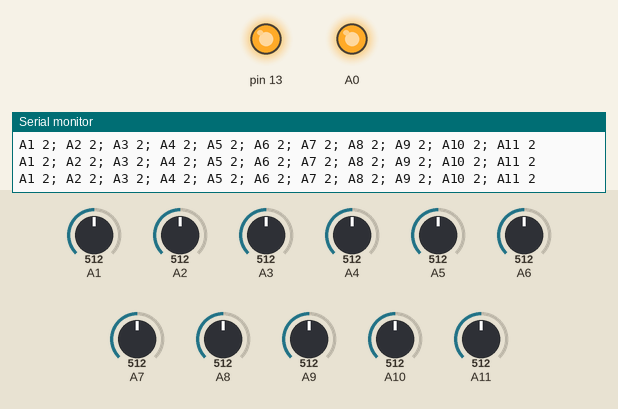
Simulated run of this sketch. Board: Arduino Mega 2560, built with avr-gcc and run on an emulated ATmega2560. Shown: output pins drawn as LEDs (lit = HIGH), the last lines printed to the serial monitor. Inputs (shaded band) come from the test bench; at power-on: A3 = 512, A2 = 512, A4 = 512, A1 = 512, A5 = 512, A6 = 512, A7 = 512, A8 = 512, A9 = 512, A10 = 512, A11 = 512.

Above: at 1.2 s.
1.3 s: A3 set to 468
4.3 s: A3 set to 439
At 5.6 s:
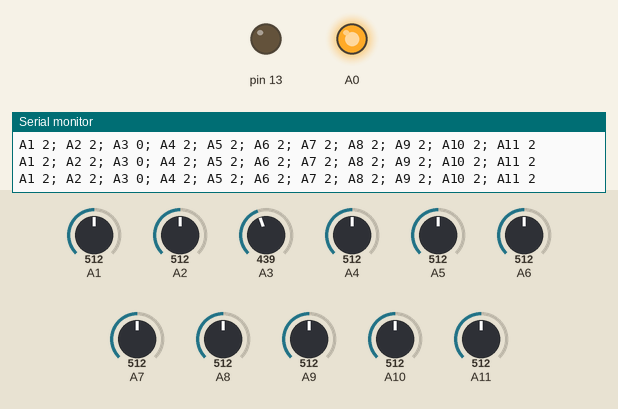
5.9 s: A2 set to 417
8.9 s: A2 set to 384
11.9 s: A4 set to 413
13.4 s: A4 set to 383
Timing chart, 0 to 16.4 s (numbered marks = the images above; inputs shaded):
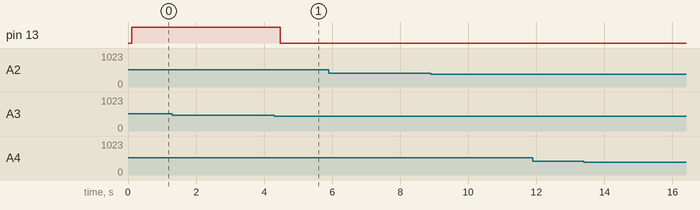

Measured:
- the behaviour switches between 450 and 449 on A3 (found by bisection; images 0 and 1)
- after the input at 4.3 s, pin 13: HIGH → LOW after 0.18 s

The sketch:

Touch_Screen.ino
```cpp
#define lc 5
int avg[12];

void setup()
{
   pinMode(A0,OUTPUT);
   pinMode(A1,INPUT);
   pinMode(A2,INPUT);
   pinMode(A3,INPUT);
   pinMode(A3,INPUT);
   pinMode(A4,INPUT);
   pinMode(A5,INPUT);
   pinMode(A6,INPUT);
   pinMode(A7,INPUT);
   pinMode(A8,INPUT);
   pinMode(A9,INPUT);
   pinMode(A10,INPUT);
   pinMode(A11,INPUT);
   pinMode(13,OUTPUT);
   Serial.begin(9600);

   digitalWrite(13,LOW);
   digitalWrite(A0,HIGH);

}

void loop()
{
   for(int i=0;i<12;i++)
   {
     avg[i]=0;
   }
   for(int i=0;i<lc;i++)
   {
      avg[1]+=analogRead(A1);
      avg[2]+=analogRead(A2);
      avg[3]+=analogRead(A3);
      avg[4]+=analogRead(A4);
      avg[5]+=analogRead(A5);
      avg[6]+=analogRead(A6);
      avg[7]+=analogRead(A7);
      avg[8]+=analogRead(A8);
      avg[9]+=analogRead(A9);
      avg[10]+=analogRead(A10);
      avg[11]+=analogRead(A11);
   }
   for(int i=0;i<12;i++)
   {
      avg[i]/=lc;
   }


   Serial.print("A1 ");Serial.print(Read(avg[1]));

   Serial.print("; A2 ");Serial.print(Read(avg[2]));

   Serial.print("; A3 ");Serial.print(Read(avg[3]));

   Serial.print("; A4 ");Serial.print(Read(avg[4]));

   Serial.print("; A5 ");Serial.print(Read(avg[5]));

   Serial.print("; A6 ");Serial.print(Read(avg[6]));

   Serial.print("; A7 ");Serial.print(Read(avg[7]));

   Serial.print("; A8 ");Serial.print(Read(avg[8]));

   Serial.print("; A9 ");Serial.print(Read(avg[9]));

   Serial.print("; A10 ");Serial.print(Read(avg[10]));

   Serial.print("; A11 ");Serial.println(Read(avg[11]));

   delay(100);

   int flag=1;

  for(int i=1;i<=11;i++)
  {
    if(Read(avg[i])==0)
       flag=0;
  }

  if (flag==1)
     digitalWrite(13,HIGH);
  else
     digitalWrite(13,LOW);
}

int Read(int i)
{
   if(i<0)
      return -2;
   else if(i<400)
      return -1;
   else if(i<450)
      return 0;
   else if(i<500)
      return 1;
   else
      return 2;

}
```
